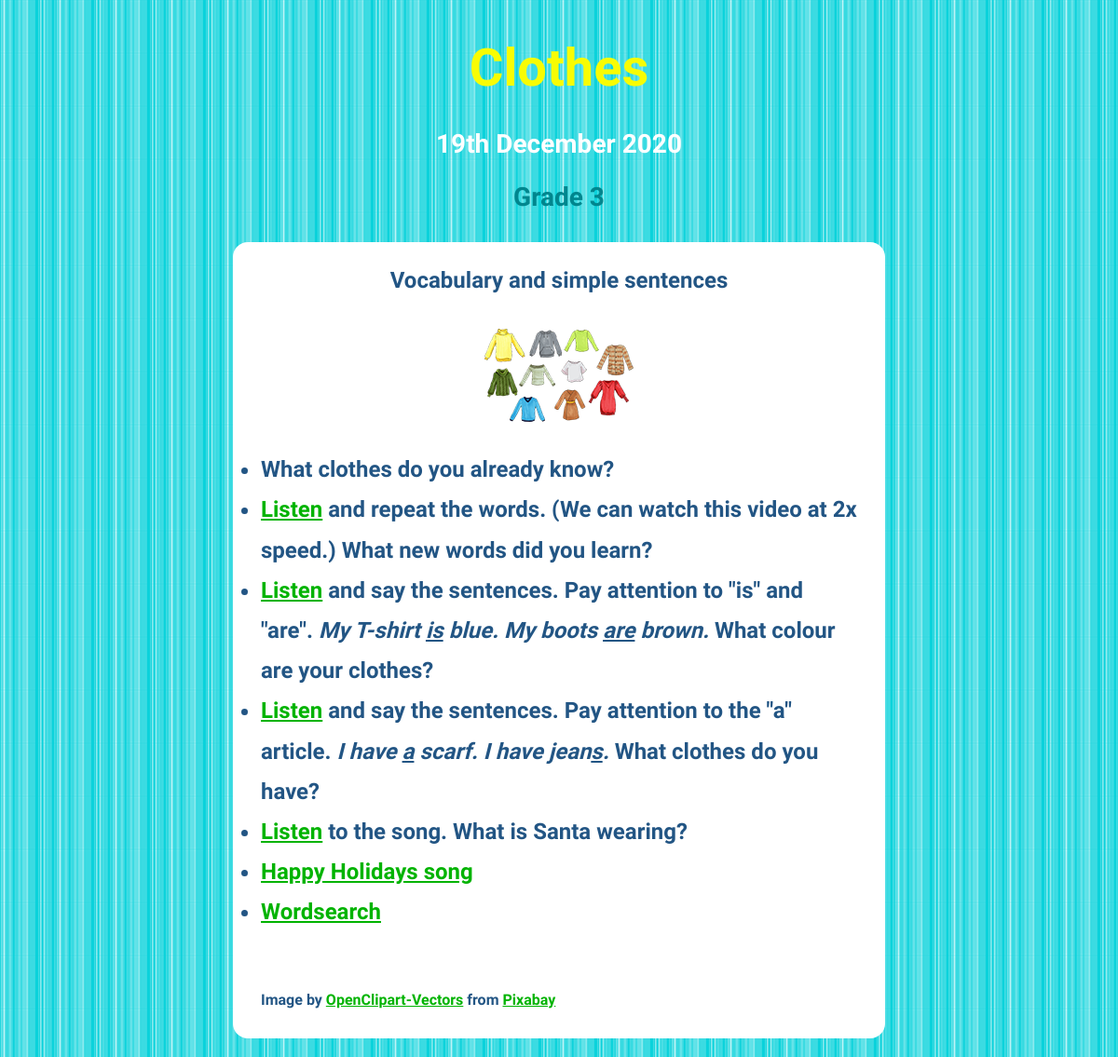
The app's page /blog/grade3/8/, older data.
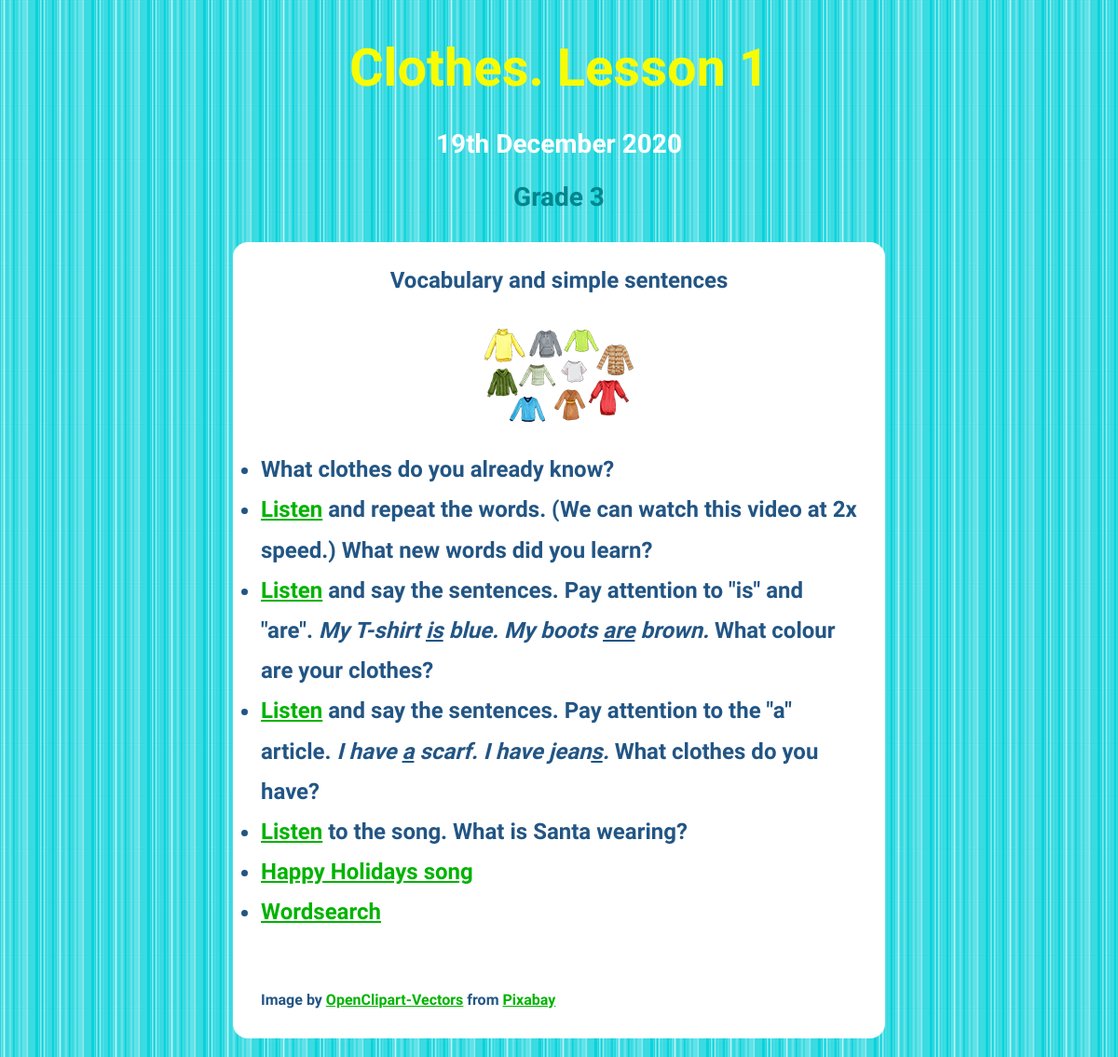
The same page, newer data.
### blog/models.py (models this page shows, shortened)
class Grade3blogpost(models.Model):
    grade = models.CharField(max_length=10, default='Grade 3')
    date = models.DateField()
    title = models.TextField(max_length=200)
    intro = models.TextField(max_length=400, default='intro')
    description = models.TextField()
    image = models.ImageField(upload_to='blog/images/', default='blog/images/soon.png')
    file = models.FileField(upload_to='blog/lessonplans/', default='blog/lessonplans/empty.pdf')
    credits = models.TextField(blank='True')

### blog/views.py (the view)
# urls.py: path('grade3/<int:post_id>/', views.view_one_grade3, name='url_one_grade3'),
def view_one_grade3(request, post_id):
    blogpost = get_object_or_404(Grade3blogpost, pk=post_id)
    return render(request, 'blog/one_post.html', {'blogpost': blogpost})

### blog/templates/blog/one_post.html (shortened to what this page needs)
<!DOCTYPE html>
{% load static %}
<html lang="en">
<head>
    <link href="{% static 'blog/one_post.css' %}" type="text/css" rel="stylesheet"/>
</head>
<body>
<h1>{{ blogpost.title }}</h1>
<h2>{{ blogpost.date|date:'jS F Y' }}</h2>
<h3>{{ blogpost.grade }}</h3>
<div>
    <h4>{{ blogpost.intro | safe }}</h4>
    <img src="/{{ blogpost.image }}" alt="{{ blogpost.title }}">
    <p>{{ blogpost.description | safe }}</p>
    <p class="small">{{ blogpost.credits | safe }}</p>
</div>
</body>
</html>

Row changes from the older to the newer data that the page shows:
changed Grade3blogpost "Grade 3": title "Clothes" → "Clothes. Lesson 1"
